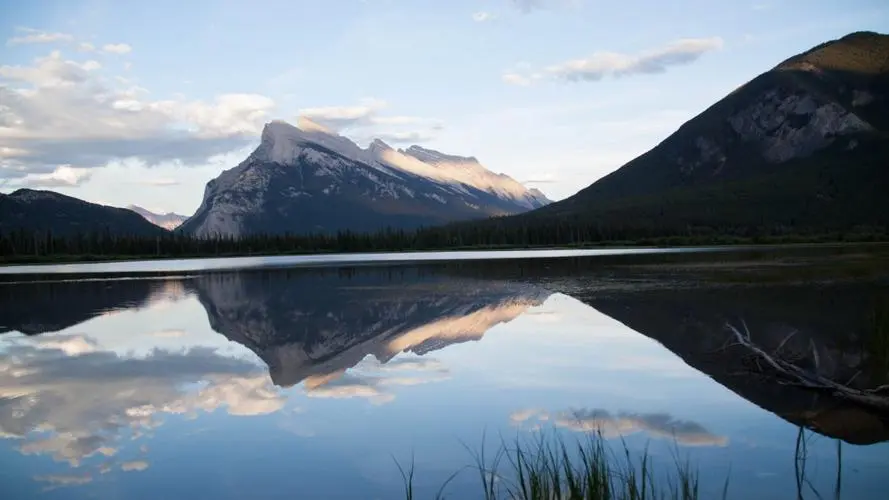
//> input picture read_img/test.jpg, 889 x 500 px
$ ./erode   (built with g++ and OpenCV 4)
//> lines starting //> are read from the running program, lines starting //| are printed output that depends on the picture
#include <opencv2/opencv.hpp>
#include <iostream>

using namespace std;
using namespace cv;

int main()
{
    Mat img = imread("/home/wsk/codes/cv_learning/read_img/test.jpg");
//> img is the input picture: 500 rows x 889 cols, CV_8UC3; mean B, G, R 142.5, 129.6, 116
    Mat img_erode, img_dilate;
    Mat element = getStructuringElement(MORPH_RECT, Size(15,15));
    erode(img, img_erode, element);
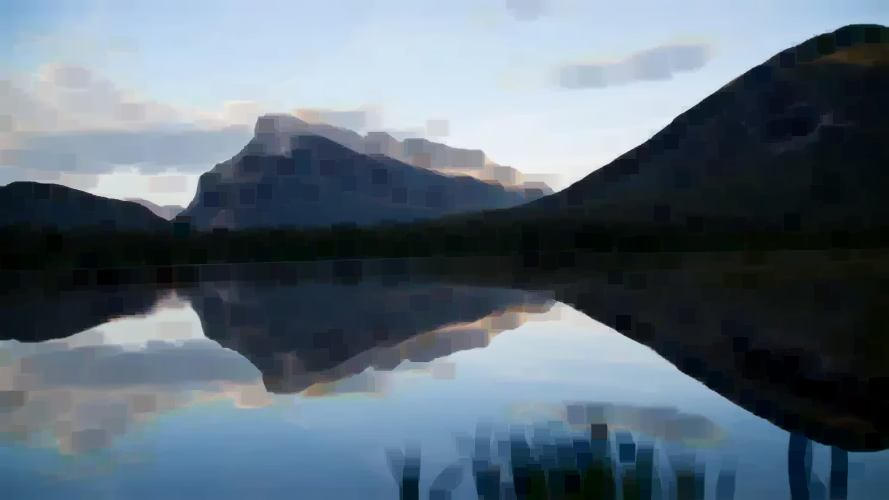
//> img_erode: 500 rows x 889 cols, CV_8UC3; mean B, G, R 120.9, 108.4, 93.5
    dilate(img, img_dilate, element);
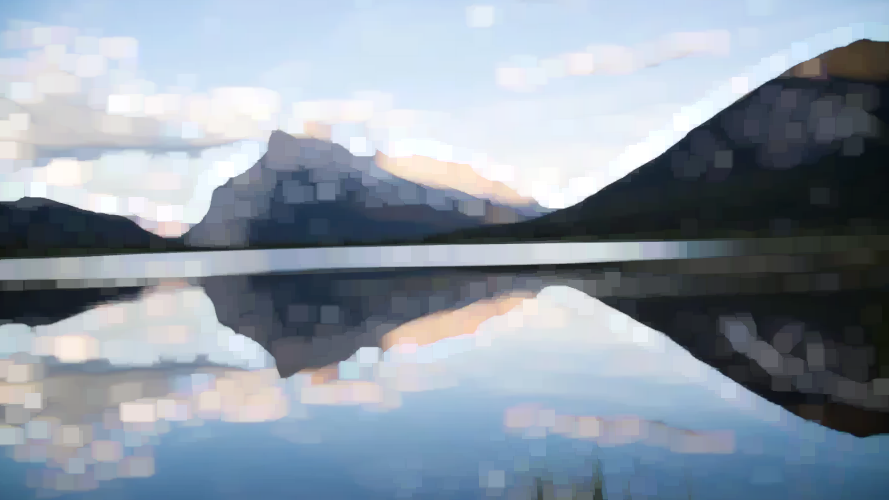
//> img_dilate: 500 rows x 889 cols, CV_8UC3; mean B, G, R 166.1, 153.4, 141.9
    imshow("src", img);
    imshow("erode", img_erode);
    imshow("dilate", img_dilate);
    waitKey(0);
    return 0;
}

$ run again, with read_img/0.jpg copied over read_img/test.jpg
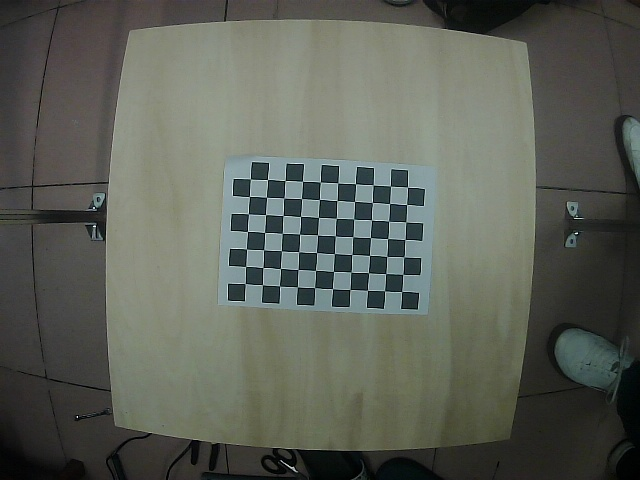
//> input picture read_img/0.jpg, 640 x 480 px
//> img is the input picture: 480 rows x 640 cols, CV_8UC3; mean B, G, R 87.6, 96.3, 92.3
//> `erode(img, img_erode, element);`:
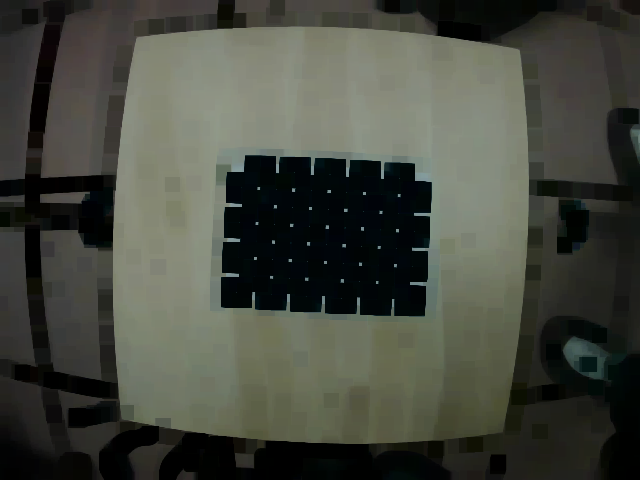
//> img_erode: 480 rows x 640 cols, CV_8UC3; mean B, G, R 62.7, 71.8, 69.1
//> `dilate(img, img_dilate, element);`:
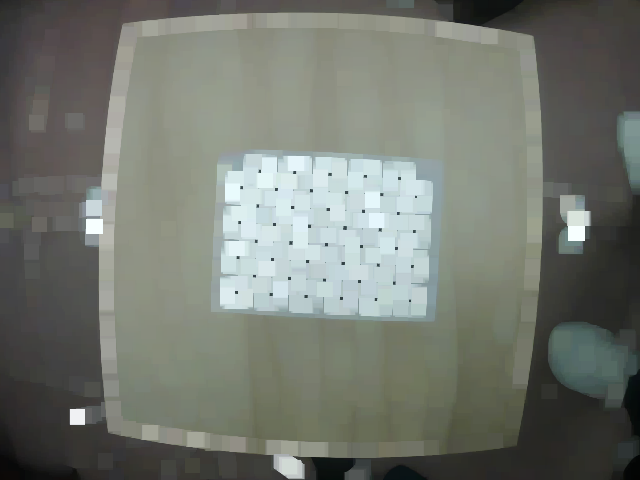
//> img_dilate: 480 rows x 640 cols, CV_8UC3; mean B, G, R 112.1, 119.9, 115.5
